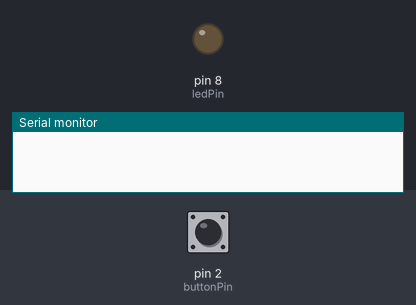
A sketch run on a simulated Arduino Uno, built with avr-gcc and run on an emulated ATmega328P. Parts: output pins drawn as LEDs (lit = HIGH), the last lines printed to the serial monitor. The test bench sets the inputs (shaded band); at power-on: pin 2 (buttonPin) HIGH.

Above: at 1.2 s.
1.3 s: pin 2 (buttonPin) pulled LOW for 0.15 s
At 1.7 s:
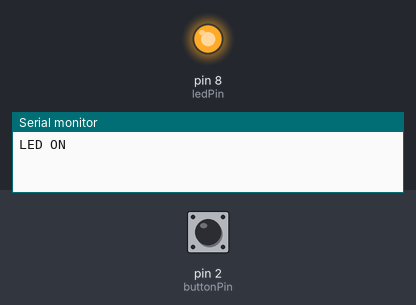
2.9 s: pin 2 (buttonPin) pulled LOW for 1 s
At 4.1 s:
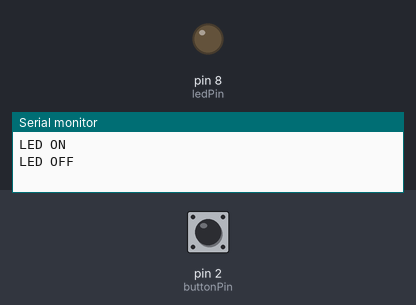
5.4 s: pin 2 (buttonPin) pulled LOW for 3.2 s
At 6.0 s:
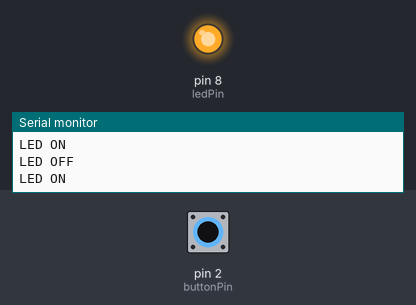
Timing chart, 0 to 8.4 s (numbered marks = the images above; inputs shaded):
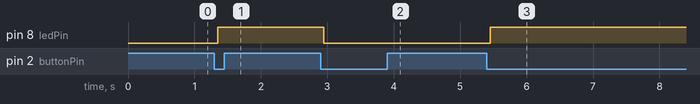

Measured:
- after the input at 1.3 s, pin 8 (ledPin): LOW → HIGH after 0.05 s
- after the input at 2.9 s, pin 8 (ledPin): HIGH → LOW after 0.05 s
- after the input at 5.4 s, pin 8 (ledPin): LOW → HIGH after 0.05 s

The sketch:

Project003_Challenge3_Toggle.ino
```cpp
const int ledPin = 8;
const int buttonPin = 2;

bool ledState = LOW;

int buttonState = HIGH;
int lastButtonReading = HIGH;

unsigned long lastDebounceTime = 0;
const unsigned long debounceDelay = 50;

void setup() {
  pinMode(ledPin, OUTPUT);
  pinMode(buttonPin, INPUT_PULLUP);

  digitalWrite(ledPin, LOW);

  Serial.begin(9600);
}

void loop() {

  // Read the physical button
  int reading = digitalRead(buttonPin);

  // Detect a change in the raw reading
  if (reading != lastButtonReading) {
    lastDebounceTime = millis();
  }

  // Only accept a stable reading
  if (millis() - lastDebounceTime > debounceDelay) {

    if (reading != buttonState) {
      buttonState = reading;

      // Only toggle on a confirmed press
      if (buttonState == LOW) {
        ledState = !ledState;

        digitalWrite(ledPin, ledState);

        Serial.println(
          ledState ? "LED ON" : "LED OFF"
        );
      }
    }
  }

  lastButtonReading = reading;
}
```
